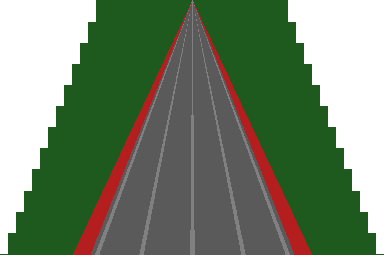
#> input picture game-projects/road-generator/tools/road_sprites_source/normal_dark.png, 384 x 255 px
$ python prepare_textures.py
#> lines starting #> are read from the running program, lines starting #| are printed output that depends on the picture
#!/usr/bin/env python3
"""
prepare_textures.py — ONE-SHOT (à lancer une seule fois).

Crée une COPIE locale des textures de route dans le projet de l'éditeur
(tools/circuit-editor/assets/), indépendante de l'export pipeline
(tools/road_sprites_source/). Dans la copie, la zone TRANSPARENTE (index 0) est
remplie avec l'index de couleur HERBE de chaque texture :
  - normal_dark.png  : idx 0 -> idx 3 (herbe foncée 30,90,30)
  - normal_light.png : idx 0 -> idx 4 (herbe claire 60,130,60)

=> la ligne route couvre alors toute sa largeur d'herbe (jusqu'aux bords de la
texture), et l'herbe alterne dark/light comme la route. Le fond non-dessiné
(au-dessus de l'horizon) reste géré séparément par l'éditeur.

Usage : .venv/bin/python3 tools/circuit-editor/prepare_textures.py
"""
from pathlib import Path
from PIL import Image

ROOT = Path(__file__).resolve().parents[2]          # .../road-generator
SRC = ROOT / "tools" / "road_sprites_source"
DST = ROOT / "tools" / "circuit-editor" / "assets"
DST.mkdir(parents=True, exist_ok=True)

# (fichier, index herbe à utiliser pour remplir le transparent)
JOBS = [("normal_dark.png", 3), ("normal_light.png", 4)]

for name, grass_idx in JOBS:
    im = Image.open(SRC / name)
#> im is the input picture: PIL image 384x255 P; mean R, G, B, A 45.9, 64, 38.9, 186.1
    assert im.mode == "P", f"{name} doit être indexé (mode P), trouvé {im.mode}"
    data = list(im.getdata())
#> data = 97920 items
    n0 = data.count(0)
#> n0 = 26464
    data = [grass_idx if v == 0 else v for v in data]
    out = Image.new("P", im.size)
#> out: PIL image 384x255 P; every value is 0
    out.putpalette(im.getpalette())
    out.putdata(data)
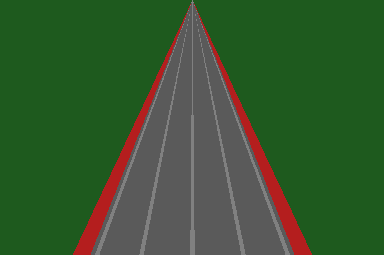
#> out: PIL image 384x255 P; mean R, G, B 54, 88.3, 47.1
    out.save(DST / name)   # PNG indexé, sans tRNS
    print(f"{name}: {n0} px transparents -> idx {grass_idx} | écrit {DST / name}")
#| normal_dark.png: 26464 px transparents -> idx 3 | écrit game-projects/road-generator/tools/circuit-editor/assets/normal_dark.png

print(f"\n✓ copies prêtes dans {DST}")
